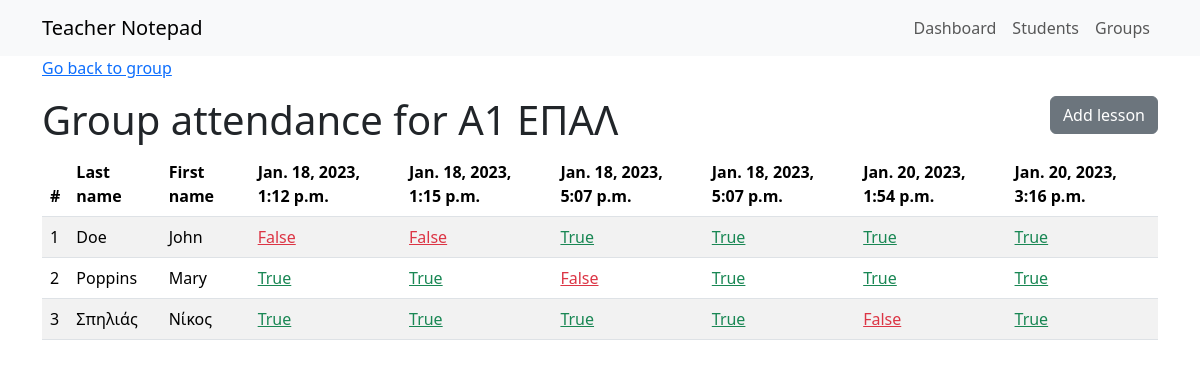
Page /dashboard/group/1/attendance on the committed database.
### teachernotepad/models.py (models this page shows, shortened)
class Group(models.Model):
    title = models.CharField(max_length=60)
    subject = models.CharField(max_length=60, blank=True)
    students = models.ManyToManyField(Student, blank=True)

class Lesson(models.Model):
    datetime = models.DateTimeField(default=timezone.now)
    group = models.ForeignKey(Group, on_delete=models.CASCADE)
    attendances = models.ManyToManyField(Student, through='Attendance')

class Student(models.Model):
    first_name = models.CharField(max_length=40)
    last_name = models.CharField(max_length=40)
    email = models.EmailField(blank=True)
    comments = models.TextField(blank=True)

class Attendance(models.Model):
    lesson = models.ForeignKey(Lesson, on_delete=models.CASCADE)
    student = models.ForeignKey(Student, on_delete=models.CASCADE)
    state = models.BooleanField(default=True)
    class Meta:
        constraints = [
            models.UniqueConstraint(fields=['lesson', 'student'], name='lesson_student')
        ]

### teachernotepad/views.py (the view)
# urls.py: path('group/<int:pk>/attendance', views.GroupAttendanceView.as_view(), name='group-attendance'),
class GroupAttendanceView(generic.DetailView):
    model = Group
    template_name = 'teachernotepad/group_attendance.html'
    def get_context_data(self, **kwargs):
        context = super().get_context_data(**kwargs)
        group_attendaces = Attendance.objects.filter(lesson__group=self.object.id).order_by('student', 'lesson__datetime')
        context['group_attendaces'] = group_attendaces
        return context

### teachernotepad/templatetags/my_extras.py (called while the page is built)
@register.filter
def attendace_color_class(state):
    if state:
        return "link-success"
    else:
        return "link-danger"

### teachernotepad/templates/teachernotepad/group_attendance.html
{% extends 'base.html' %}
{% load my_extras %}
{% block content %}
    <p><a href="{% url 'group-detail' group.id %}">Go back to group</a></p>
    <section class="d-flex justify-content-between">
        <h1>Group attendance for {{ group.title}}</h1>
        <div>
            <span><a href="{% url 'group-lesson-create' group.id %}" class="btn btn-secondary">Add lesson</a></span>
        </div>
    </section>
    <table class="table table-striped table-hover">
        <thead>
            <tr>
                <th scope="col">#</th>
                <th scope="col">Last name</th>
                <th scope="col">First name</th>
                {% for lesson in group.lesson_set.all  %}
                    <th>{{ lesson.datetime }}</th>
                {% endfor %}
            </tr>
        </thead>
        <tbody>
            {% regroup group_attendaces by student as students_list %}
            {% for item in  students_list %}
                <tr>
                    <td>{{ item.grouper.id }}</td>
                    <td>{{ item.grouper.last_name }}</td>
                    <td>{{ item.grouper.first_name }}</td>
                    {% for attendance in item.list  %}
                        <td class=""><a href="{% url 'attendance-update' attendance.id %}" class="{{ attendance.state | attendace_color_class}}">{{ attendance.state }}</a></td>
                    {% endfor %}
                </tr>
            {% endfor %}
        </tbody>
</table>
{% endblock content %}

### rows in the picture
Group: title "Α1 ΕΠΑΛ"
Lesson: datetime "Jan. 18, 2023, 1:12 p.m."
Lesson: datetime "Jan. 18, 2023, 1:15 p.m."
Lesson: datetime "Jan. 18, 2023, 5:07 p.m."
Lesson: datetime "Jan. 18, 2023, 5:07 p.m."
Lesson: datetime "Jan. 20, 2023, 1:54 p.m."
Lesson: datetime "Jan. 20, 2023, 3:16 p.m."
Student: grouper.id "1", grouper.last_name "Doe", grouper.first_name "John"
Attendance: state "False"
Attendance: state "False"
Attendance: state "True"
Attendance: state "True"
Attendance: state "True"
Attendance: state "True"
Student: grouper.id "2", grouper.last_name "Poppins", grouper.first_name "Mary"
Attendance: state "True"
Attendance: state "True"
Attendance: state "False"
Attendance: state "True"
Attendance: state "True"
Attendance: state "True"
Student: grouper.id "3", grouper.last_name "Σπηλιάς", grouper.first_name "Νίκος"
Attendance: state "True"
Attendance: state "True"
Attendance: state "True"
Attendance: state "True"
Attendance: state "False"
Attendance: state "True"
